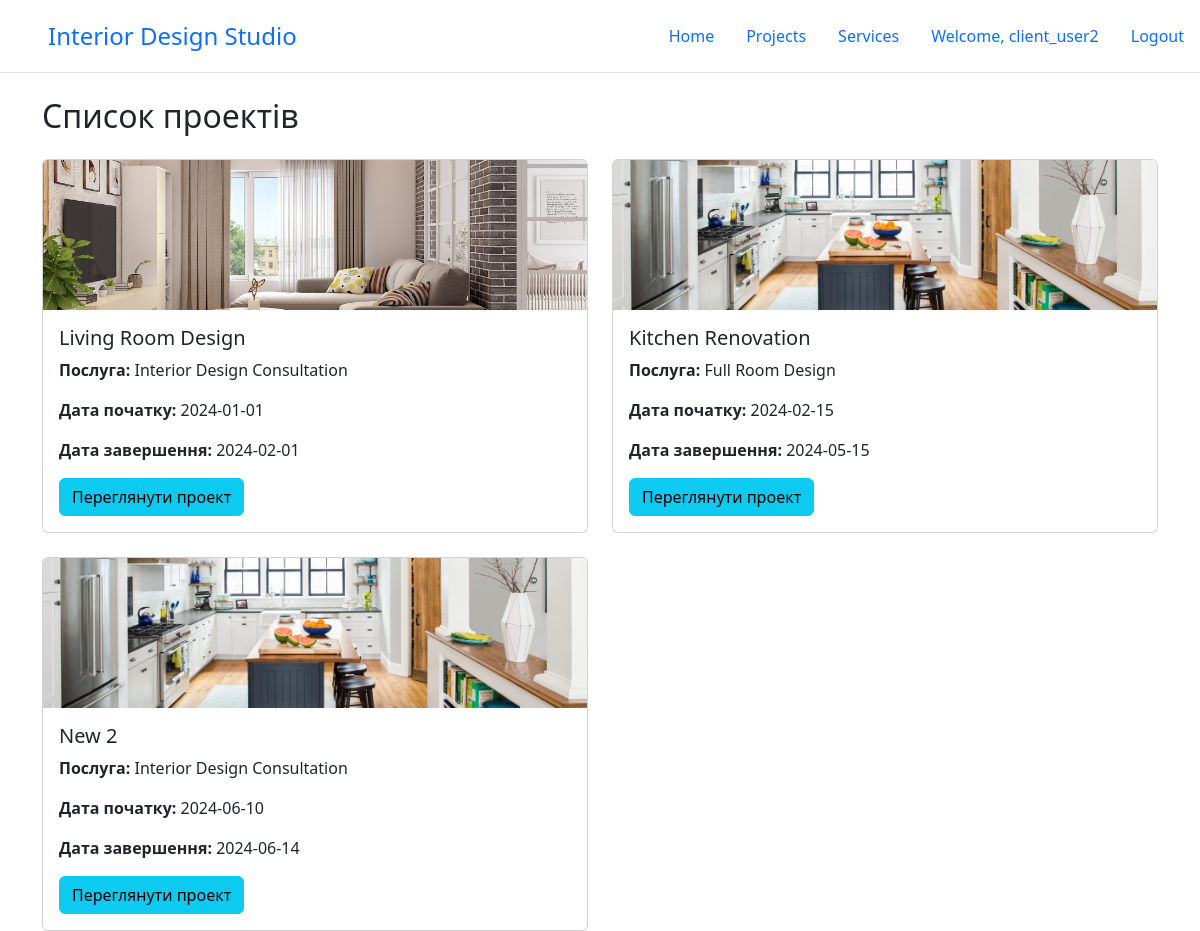
Screenshot of /InteriorDesignStudio/Project/list (signed in) with the database file from the repository.
### tables this page shows
CREATE TABLE `Projects` (
  `ProjectID` int(11) NOT NULL,
  `CreatorID` int(11) DEFAULT NULL,
  `ClientID` int(11) DEFAULT NULL,
  `ServiceID` int(11) DEFAULT NULL,
  `ProjectName` varchar(100) NOT NULL,
  `StartDate` date DEFAULT NULL,
  `EndDate` date DEFAULT NULL,
  `Status` varchar(50) DEFAULT NULL,
  `Budget` decimal(10,2) DEFAULT NULL,
  `PhotoPath` varchar(255) DEFAULT NULL
);

CREATE TABLE `Services` (
  `ServiceID` int(11) NOT NULL,
  `ServiceName` varchar(100) NOT NULL,
  `Description` text,
  `Price` decimal(10,2) NOT NULL
);

### InteriorDesignStudio/InteriorDesignStudio/core/Template.php (called while the page is built, shortened)
<?php
class Template
{
    protected $path;
    public function __construct($path)
    {
        $this->path = $path;
    }
    public function getHTML() {
        include($this->path);
        $html = ob_get_contents();
        return $html;
    }
}

### InteriorDesignStudio/InteriorDesignStudio/core/Controller.php (called while the page is built, shortened)
<?php
class Controller
{
    public function render($viewPath = null, $params = null) {
        $tpl = new Template($viewPath);
        if (!empty($params))
            $tpl->setParams($params);
        return $tpl->getHTML();
    }
}

### InteriorDesignStudio/InteriorDesignStudio/controllers/ProjectController.php (called while the page is built, shortened)
<?php
class ProjectController extends Controller
{
    public function listAction()
    {
        $projects = Project::getProjects();
        return $this->render('views/project/list.php', ['projects' => $projects]);
    }
}

### InteriorDesignStudio/index.php (called while the page is built, shortened)
<?php
spl_autoload_register(function ($className) {
    $path = $className . '.php';
});
$core = core\Core::getInstance();
$core->Initialize();
$core->Run();

### InteriorDesignStudio/InteriorDesignStudio/models/Project.php (called while the page is built, shortened)
<?php
class Project
{
    protected static $tableName = 'Projects';
    public static function getProjects()
    {
        $fields = [
            'Projects.ProjectID',
            'Projects.ProjectName',
            'Projects.StartDate',
            'Projects.EndDate',
            'Projects.Status',
            'Projects.Budget',
            'Projects.PhotoPath',
            'UsersCreator.Username AS CreatorUsername',
            'UsersClient.Username AS ClientUsername',
            'Services.ServiceName'
        ];
        $joinArray = [
            [
                'table' => 'Users AS UsersCreator',
                'on' => 'Projects.CreatorID = UsersCreator.UserID',
                'type' => 'LEFT'
            ],
            [
                'table' => 'Users AS UsersClient',
                'on' => 'Projects.ClientID = UsersClient.UserID',
                'type' => 'LEFT'
            ],
            [
                'table' => 'Services',
                'on' => 'Projects.ServiceID = Services.ServiceID',
                'type' => 'LEFT'
            ]
        ];
        return \core\Core::getInstance()->db->selectWithJoin(self::$tableName, $fields, $joinArray);
    }
}

### InteriorDesignStudio/InteriorDesignStudio/core/DB.php (called while the page is built, shortened)
<?php
class DB
{
    protected $pdo;
    public function __construct($hostname, $login, $password, $database) {
        $this->pdo = new \PDO("mysql: host={$hostname};dbname={$database}",
            $login, $password);
    }
    public function selectWithJoin(string $tableName, $fieldsList = "*", $joinArray = [], $conditionArray = null) {
        if (is_array($fieldsList))
            $fieldsListString = implode(', ', $fieldsList);
        $joinPartString = "";
        if (!empty($joinArray)) {
            foreach ($joinArray as $join) {
                $joinType = isset($join['type']) ? $join['type'] : 'INNER';
                $joinPartString .= " {$joinType} JOIN {$join['table']} ON {$join['on']} ";
            }
        }
        $wherePartString = "";
        $res = $this->pdo->prepare(
            "SELECT {$fieldsListString} FROM {$tableName} {$joinPartString} {$wherePartString}");
        $res->execute($conditionArray);
        return $res->fetchAll(\PDO::FETCH_ASSOC);
    }
}

### InteriorDesignStudio/views/project/list.php (the view, shortened to what this page needs)
<h2 class="mb-4">Список проектів</h2>
<div class="row row-cols-1 row-cols-md-2 g-4 mb-3">
    <?php foreach ($projects as $project): ?>
        <div class="col">
            <div class="card h-100">
                <img src="/files/projects/<?= htmlspecialchars($project['PhotoPath']) ?>" class="card-img-top" alt="<?= htmlspecialchars($project['ProjectName']) ?>" style="max-height: 150px; object-fit: cover;">
                <div class="card-body">
                    <h5 class="card-title"><?= htmlspecialchars($project['ProjectName']) ?></h5>
                    <p class="card-text"><strong>Послуга:</strong> <?= htmlspecialchars($project['ServiceName']) ?></p>
                    <p class="card-text"><strong>Дата початку:</strong> <?= htmlspecialchars($project['StartDate']) ?></p>
                    <p class="card-text"><strong>Дата завершення:</strong> <?= htmlspecialchars($project['EndDate']) ?></p>
                    <a href="/project/view/<?= $project['ProjectID'] ?>" class="btn btn-info">Переглянути проект</a>
                </div>
            </div>
        </div>
    <?php endforeach; ?>
</div>

### rows the page displays
projects: PhotoPath (picture), ProjectName "Living Room Design", ServiceID.ServiceName "Interior Design Consultation", StartDate "2024-01-01", EndDate "2024-02-01"
projects: PhotoPath (picture), ProjectName "Kitchen Renovation", ServiceID.ServiceName "Full Room Design", StartDate "2024-02-15", EndDate "2024-05-15"
projects: PhotoPath (picture), ProjectName "New 2", ServiceID.ServiceName "Interior Design Consultation", StartDate "2024-06-10", EndDate "2024-06-14"

### other values shown
User::getFullName($user) "client_user2"
